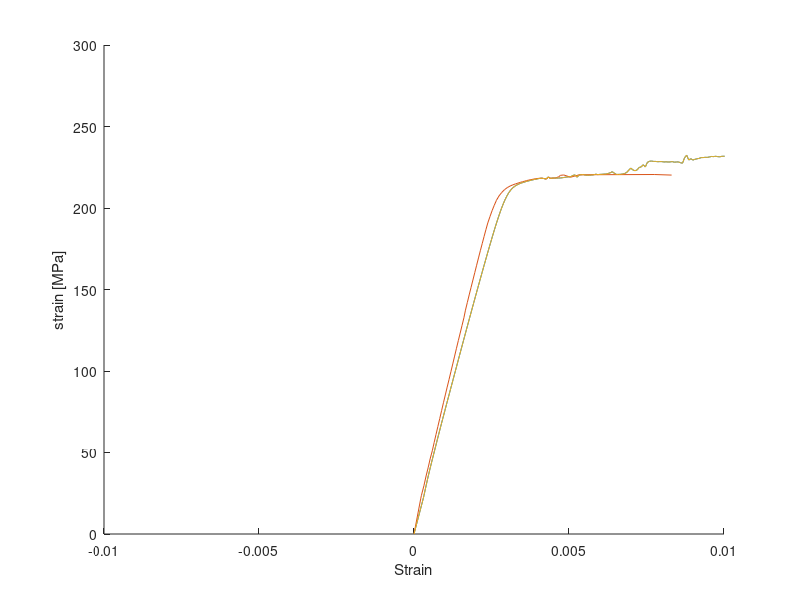

Recreate this plot in MATLAB.
clear ; close all ; clc ;

load( 'RawData.mat' ) ;
A = 12.6*.96 ;
L = 150 ;
figure
hold on
for ii = 8:8
    SampleData = RawData{ii} ;
    time = SampleData( :,1 ) ;
    extension = SampleData( :,2 ) ;
    load = SampleData( :,3 ) ;
    strain = [ 0 ; SampleData( :,4 ) ] ;
    SampleData(:,2) = SampleData(:,2) - SampleData(1,2) ;
    indexB = find( SampleData( : , 2 ) <= .30 & SampleData( : , 2 ) >= .29 ) ;
    m = ( SampleData(indexB,3) - SampleData(1,3) )/SampleData(indexB,2) ;
    preExt = SampleData(1,3)/m ;
    correctedData = SampleData(:,2) + preExt ;
    correctedData = [ 0 , 0 ; correctedData , SampleData(:,3) ] ;
%     plot( SampleData(:,2) , SampleData(:,3) )
%     plot( correctedData(:,1) , correctedData(:,2) )
    [ MaxForce , IndexMaxForce ] = max( correctedData(:,2) ) ;
    fprintf( 'The max force for sample %i is %f N at %f mm of extension \n' , ii , MaxForce , correctedData(IndexMaxForce,1) ) 
    stress = correctedData(:,2)/A ;
    strainTheo = correctedData(:,1)/L ;
    plot( strainTheo , stress )
    [ MaxStress , IndexMaxStress ] = max( stress ) ;
    fprintf( 'The max stress for sample %i is %f MPa at %f percent strain \n' , ii , MaxForce , correctedData(IndexMaxForce,1) ) 
% plot( time , strain )
    if strain( floor( end/8 ) ) > 0 
        [ MaxStrain , IndexMaxStrain ] = max( strain ) ;
        plot( strain(1:IndexMaxStrain) , stress(1:IndexMaxStrain) )
        plot( strainTheo , stress )
    end
    if strain( floor( end/8 ) ) < 0 
        [ MinStrain , IndexMinStrain ] = min( strain ) ;
        plot( strain(1:IndexMinStrain) , stress(1:IndexMinStrain) )
    end
end
    xlabel( 'Strain' )
    ylabel( 'strain [MPa]' )
%     xlabel( 'Extension [mm]' )
%     ylabel( 'Load [N]' )
    axis( [ -.01 , .01 , 0 , 300 ] )
hold off
